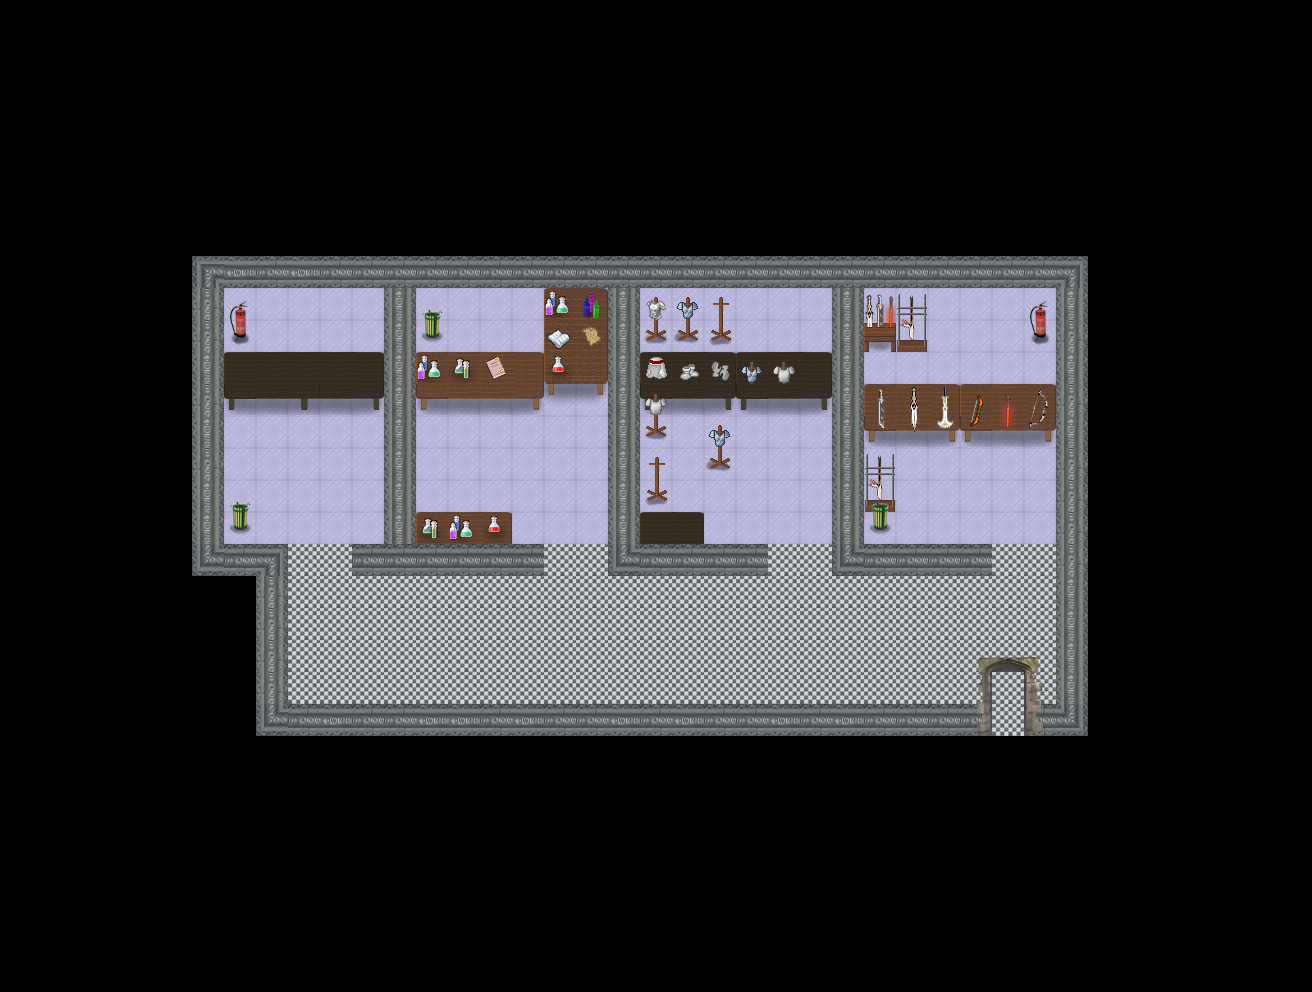

Tiled map render using the project's own tile images. Description and the map definition, with tile-layer contents summarised, below:
An orthogonal 41x31 tile map with 32x32 px tiles, 4 tile layers (Ground, Fringe, Top, Objects), 1 hidden layer not drawn, 7 tilesets.

<map version="1.0" orientation="orthogonal" width="41" height="31" tilewidth="32" tileheight="32">
 <tileset firstgid="1" name="siyah" tilewidth="32" tileheight="32">
  <image source="../graphics/tiles/elektroadd/siyah.png" />
 </tileset>
 <tileset firstgid="2" name="duvar" tilewidth="32" tileheight="32">
  <image source="../graphics/tiles/elektroadd/hastehane.png" />
 </tileset>
 <tileset firstgid="86" name="kaplama" tilewidth="32" tileheight="32">
  <image source="../graphics/tiles/elektroadd/kaplamalar.png" />
 </tileset>
 <tileset firstgid="104" name="collosion" tilewidth="32" tileheight="32">
  <image source="../graphics/tiles/elektroadd/collision.png" />
 </tileset>
 <tileset firstgid="106" name="masalar" tilewidth="32" tileheight="32">
  <image source="../graphics/tiles/elektroadd/malzemeler.png" />
 </tileset>
 <tileset firstgid="206" name="malzemeler" tilewidth="32" tileheight="32">
  <image source="../graphics/tiles/elektroadd/malzeme_market.png" />
 </tileset>
 <tileset firstgid="276" name="malzemetup" tilewidth="32" tileheight="32">
  <image source="../graphics/tiles/elektroadd/malzemeler2.png" />
 </tileset>
 <layer name="Ground" width="41" height="31">
  <data>[1271 cells, 1271 non-empty, 11 distinct tile ids]</data>
 </layer>
 <layer name="Fringe" width="41" height="31">
  <data>[1271 cells, 66 non-empty, 29 distinct tile ids]</data>
 </layer>
 <layer name="Top" width="41" height="31">
  <data>[1271 cells, 52 non-empty, 41 distinct tile ids]</data>
 </layer>
 <layer name="Collision" width="41" height="31" visible="0">
  <data>[1271 cells, 1085 non-empty, 1 distinct tile ids]</data>
 </layer>
 <layer name="Objects" width="41" height="31">
  <data>[1271 cells, 0 non-empty, 0 distinct tile ids]</data>
 </layer>
</map>
